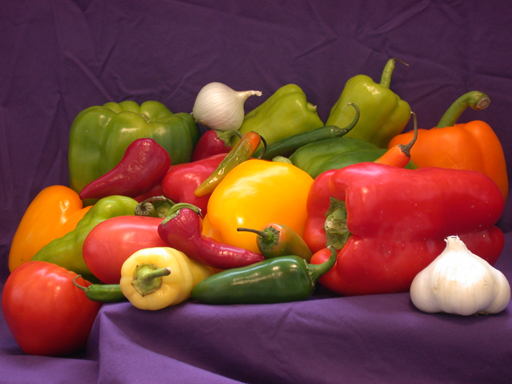
#> input picture 5_fruits.png, 512 x 384 px
$ python 5_color_based_thresholding.py
#> lines starting #> are read from the running program, lines starting #| are printed output that depends on the picture; after the words box and inside, x2 and y2 are one past the last pixel; in counts of white or black regions, pixels touching at a corner belong together
#  Develop a Color-Based Thresholding Method to Classify Fruits
import cv2
import numpy as np
import matplotlib.pyplot as plt

image = cv2.imread("5_fruits.png")
#> image is the input picture: shape (384, 512, 3); mean B, G, R 57.6, 66.4, 120.8
hsv = cv2.cvtColor(image, cv2.COLOR_BGR2HSV)
#> hsv: shape (384, 512, 3); mean H, S, V 102.4, 157.5, 122.7
lower_red = np.array([0, 120, 70])
upper_red = np.array([10, 255, 255])
mask = cv2.inRange(hsv, lower_red, upper_red)
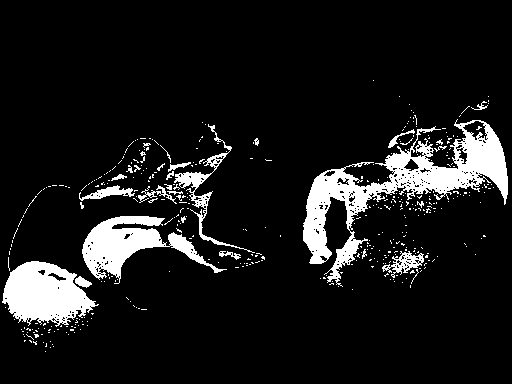
#> mask: shape (384, 512); 10.3% white; 417 white regions (392 under 20 px), largest, box (x1, y1, x2, y2) and area: (303, 119, 508, 287) 8647, (2, 261, 99, 327) 3974, (82, 216, 227, 284) 3568
result = cv2.bitwise_and(image, image, mask=mask)
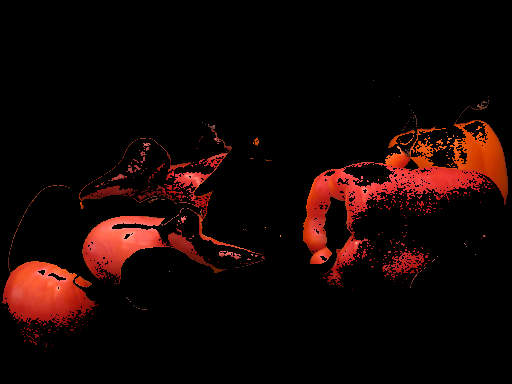
#> result: shape (384, 512, 3); mean B, G, R 3.9, 6, 20.9

plt.figure(figsize=(10, 5))
plt.subplot(1, 2, 1), plt.imshow(cv2.cvtColor(image, cv2.COLOR_BGR2RGB)), plt.title("Original")
plt.subplot(1, 2, 2), plt.imshow(cv2.cvtColor(result, cv2.COLOR_BGR2RGB)), plt.title("Red Fruit Mask")
plt.show()
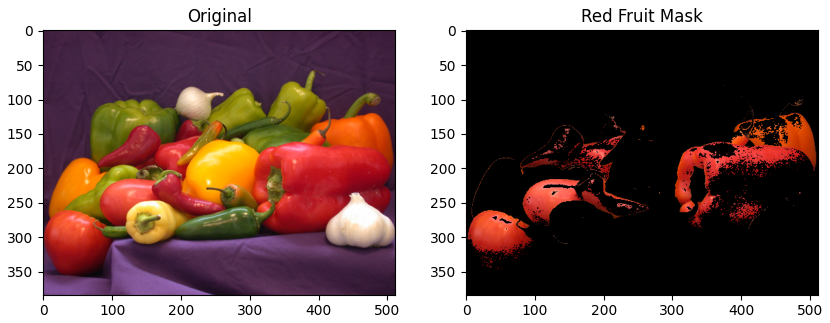
#> figure drawn by matplotlib, 2 panels

$ run again, with 12_leather.png copied over 5_fruits.png
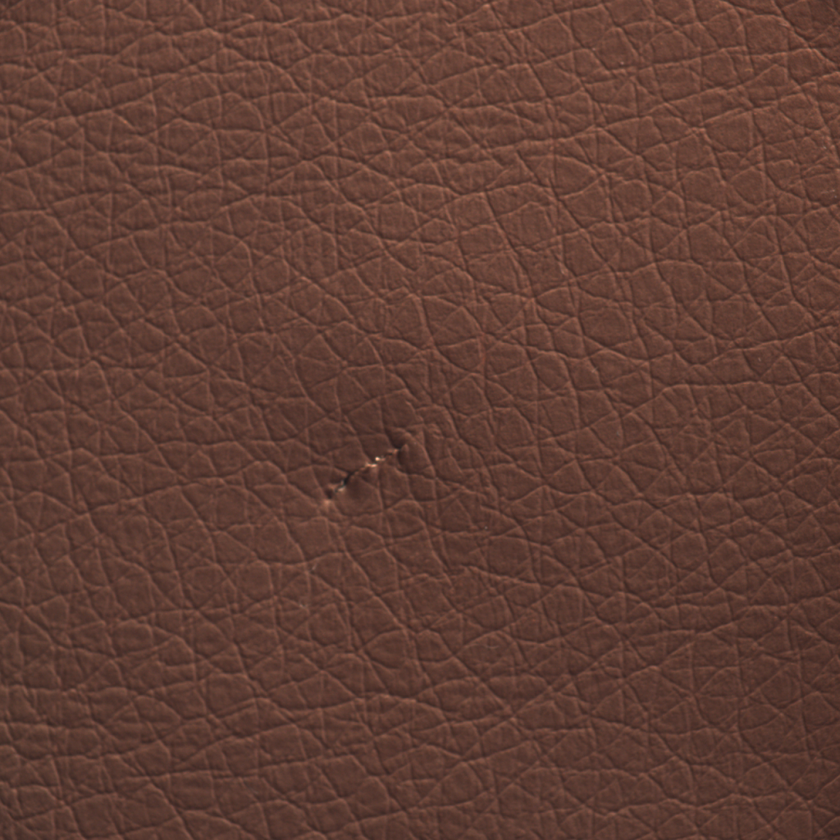
#> input picture 12_leather.png, 840 x 840 px, shrunk from 1024 x 1024 before the run
#> image is the input picture: shape (840, 840, 3); mean B, G, R 52.9, 63, 96.7
#> hsv: shape (840, 840, 3); mean H, S, V 6.8, 115.1, 96.7
#> `mask = cv2.inRange(hsv, lower_red, upper_red)`:
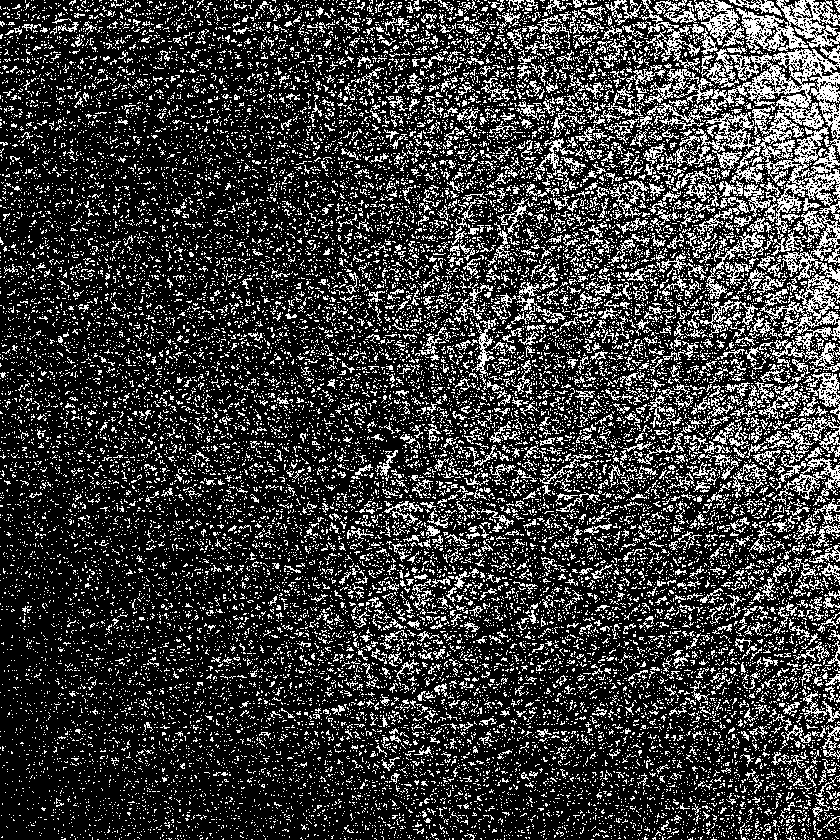
#> mask: shape (840, 840); 23.3% white in thin lines or dots
#> `plt.show()`:
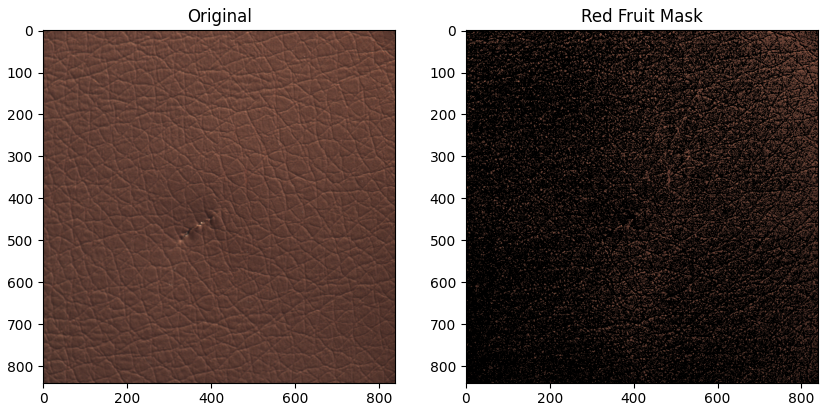
#> figure drawn by matplotlib, 2 panels
